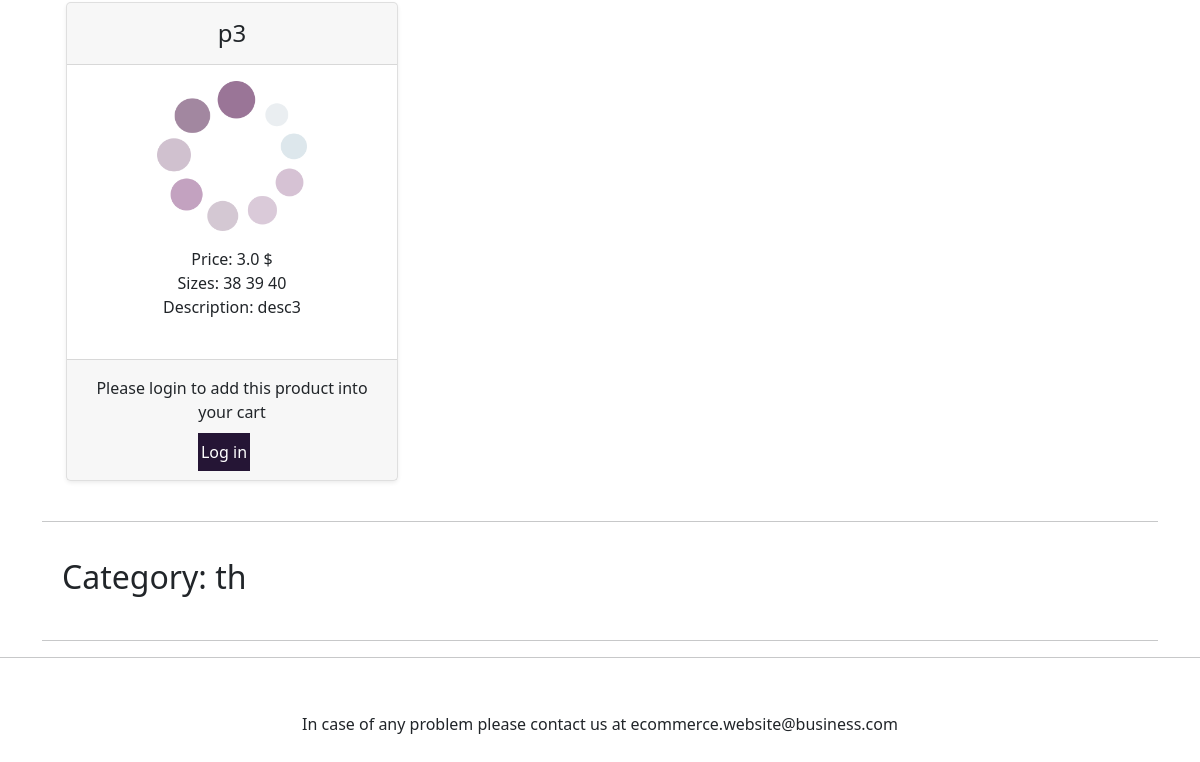
/ECW (lower part), run on an earlier commit of the app's database.
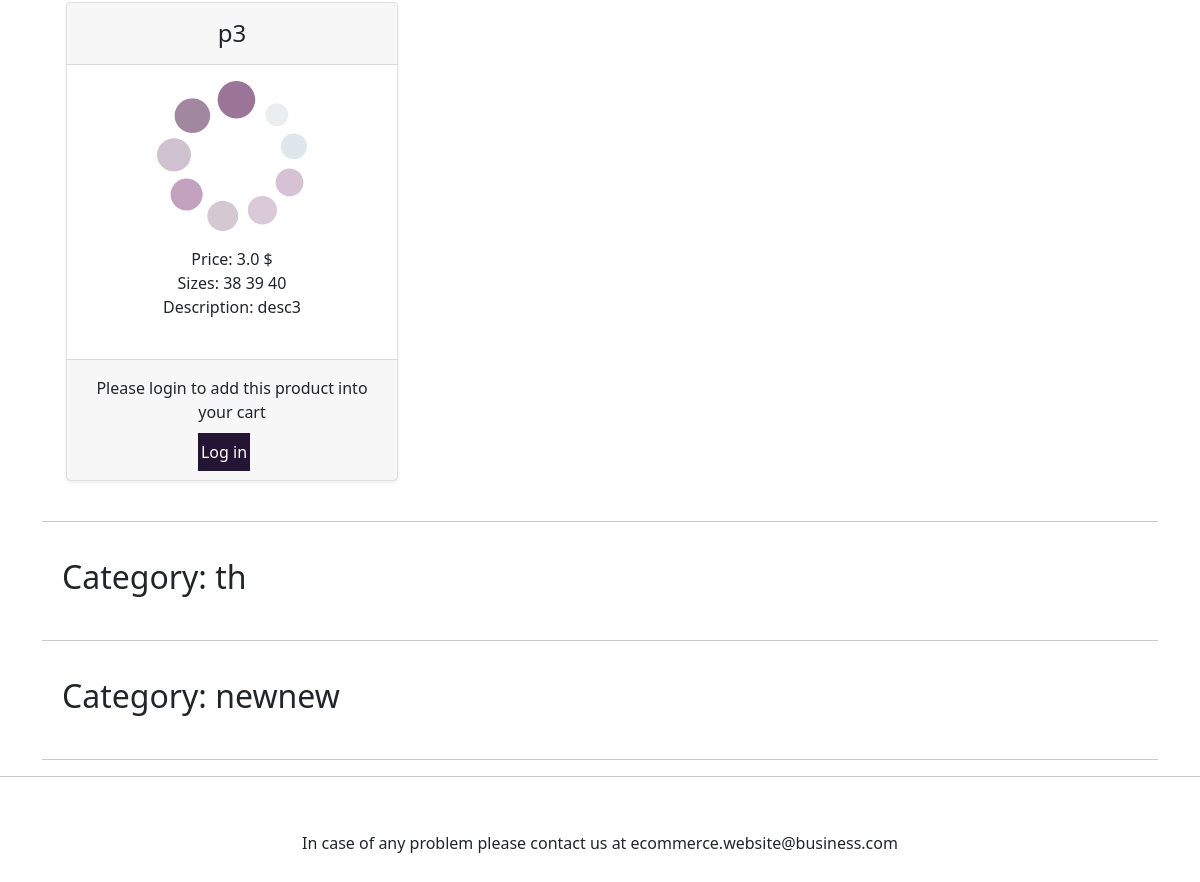
And on a later commit of the database.
### products/models.py (models this page shows, shortened)
class Product(models.Model):
    name = models.CharField(max_length= 150)
    price = models.FloatField(validators=[MinValueValidator(0.0)])
    description = models.TextField(blank= True)
    category = models.ForeignKey(Category, on_delete=models.CASCADE)
    sizes = models.JSONField(default='{}')

class ProductImage(models.Model):
    name = models.CharField(max_length=100)
    product = models.ForeignKey(Product, on_delete=models.CASCADE)
    image = models.ImageField(upload_to='products/static/images')
    default = models.BooleanField(default=False)

class Category(models.Model):
    name = models.CharField(max_length=50, unique=True, blank=False)

### products/views.py (the view)
# urls.py: path('ECW', views.products_list, name='home'),
def products_list(request):
    context = {
        'products': Product.objects.prefetch_related("productimage_set").all(),
        'categories': Category.objects.all(),
    }
    return render(request, "home-page.html", context)

### products/templates/home-page.html (shortened to what this page needs)
{% extends 'base.html' %}
{% load static %}
{% block content %}
    {% for category in categories %}
        <div class="main">
            {% if forloop.counter0 == 0 %}
                <h2 id="category" style="padding: 20px">Category: {{ category.name }}</h2>
            {% else %}
                <h2 style="padding: 20px">Category: {{ category.name }}</h2>
            {% endif %}
            <div class="row row-cols-1 row-cols-md-3 mb-3 text-center container">
            {% for product in products %}
                {% if product.category == category %}
                    <div class="col">
                        <div class="card mb-4 rounded-3 shadow-sm">
                            <div class="card-header py-3">
                                <h4 class="my-0 fw-normal">{{ product.name }}</h4>
                            </div>
                            <div class="card-body">
                                <p>
                                    <img src="{{ product.productimage_set.first.image.url }}" width="150px" height="150px">
                                </p>
                                <ul class="list-unstyled mt-3 mb-4" >
                                    <li>Price: {{product.price}} $</li>
                                    <li>Sizes:
                                        {% for size_key, size_value in product.sizes.items %}
                                            {{ size_value }}
                                        {% endfor %}
                                    </li>
                                    <li>Description: {{product.description}}</li>
                                </ul>
                            </div>
                            {% if user.is_authenticated %}
                            <div class="add-to-cart" style="background-color: rgba(0,0,0,.03); margin:0">
                                <form method="post" action="/products/addToCart"> {% csrf_token %}
                                    {% comment %}{{ add_to_cart_form.as_p }}{% endcomment %}
                                    <label for="quantity">Quantity: </label>
                                    <input type="number" id="quantity" name="quantity" step="1" min="0" required>
                                    <br> <br>
                                    Size:
                                    <select id="size" name="size" value="Size">
                                        {% for size_key, size_value in product.sizes.items %}
                                            <option value={{ size_value }}> {{ size_value }} </option>
                                        {% endfor %}
                                    </select>
                                    <br> <br>
                                    <input type="hidden" name="product_id" value={{ product.id }}>
                                    <input type="submit" value="Add to cart +" class="w-100 btn btn-lg btn-outline-primary addBtn">
                                </form>
                            </div>
                            {% else %}
                                <div class="add-to-cart" style="background-color: rgba(0,0,0,.03); margin:0">
                                    <p>Please login to add this product into your cart</p>
                                    <a class="me-3 py-2 text-decoration-none" style="background-color: #251535; color: white; padding: 3px" href="/login">Log in</a>
                                </div>
                            {% endif %}
                        </div>
                    </div>
                {% endif %}
            {% endfor %}
            </div>
        </div>
        <hr>
    {% endfor %}
{% endblock content %}

### products/templates/base.html (shortened to what this page needs)
{% load static %}
<!doctype html>
<html lang="en">
    <head>
        <link href="https://cdn.jsdelivr.net/npm/bootstrap@5.0.2/dist/css/bootstrap.min.css" rel="stylesheet"
>
        <link rel="stylesheet" href="{% static 'css/style.css' %}">
    </head>
    <body>
        {% include 'header.html' %}
        <div class="main container" >
            {% block content %}
            {% endblock content %}
        </div>
    </body>
    {% include 'footer.html' %}
</html>

### products/templates/header.html (shortened to what this page needs)
{%  load static %}
<link rel="stylesheet" href="{% static 'css/style.css' %}">

### products/templates/footer.html (shortened to what this page needs)
{% load static %}
<hr>
<footer>
    <div class="d-flex flex-row align-item-center footer" id="contact-us"><p class="m-auto">In case of any problem please contact us at ecommerce.website@business.com</p></div>
</footer>

### static/css/style.css (style rules this page uses)
body { background-image: linear-gradient(180deg, #eee, #fff 100px, #fff); }
.add-to-cart { padding: .5rem 1rem; margin-bottom: 0; background-color: rgba(0,0,0,.03); border-top: 1px solid rgba(0,0,0,.125); padding-top: 1rem!important; padding-bottom: 1rem!important; }

### products/templates/footer.html (style rules this page uses)
.footer { min-height: 100px; }

What changed in the data, as far as the page shows it:
added Category: name "newnew"
